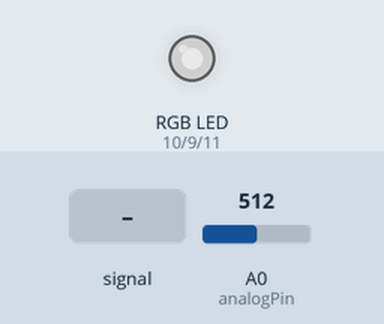
This sketch was run on a simulated Arduino Uno, built with avr-gcc and run on an emulated ATmega328P. On the bench: an RGB LED mixed from three pins (HIGH = lit). The inputs (shaded band) are chosen by the test bench; at power-on: A0 (analogPin) = 512. Dim RGB values are drawn brighter than linear; pins used as bus, display or sensor lines are not drawn.

Above: at 1.2 s.
1.3 s: A0 (analogPin) fed a 200 Hz sine of ±81 counts around its level
4.3 s: A0 (analogPin) set to 306
At 5.3 s:
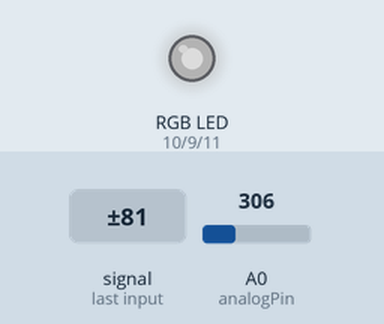
5.9 s: A0 (analogPin) fed a 1000 Hz sine of ±255 counts around its level
Timing chart, 0 to 6.6 s (numbered marks = the images above; inputs shaded):
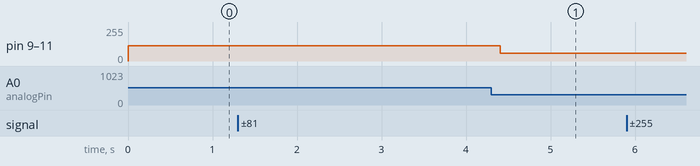

The sketch:

uno-music-leds.ino
```cpp
/* David Wang
 * Code that takes audio input from a 3.5mm cable
 * and flashes an LED strip based on the frequency
 * of the music.
 *
 * HUGE thanks to the arduino community
 * If you see your code here, I owe you my gratitude
 *
 */
// MODIFY SETTINGS TO WHAT EVER WORKS BEST FOR YOU!

int analogPin = 0; // MSGEQ7 OUT
int strobePin = 2; // MSGEQ7 STROBE
int resetPin = 4; // MSGEQ7 RESET
int spectrumValue[7];

// MSGEQ7 OUT pin produces values around 50-80
// when there is no input, so use this value to
// filter out a lot of the chaff.

int filterValue = 85;

// LED pins connected to the PWM pins on the Arduino

int ledPinR = 10;
int lastRPeak = 0;
int ledPinG = 9;
int lastGPeak = 0;
int ledPinB = 11;
int lastBPeak = 0;

void setup()
{
  // Read from MSGEQ7 OUT
  pinMode(analogPin, INPUT);
  // Write to MSGEQ7 STROBE and RESET
  pinMode(strobePin, OUTPUT);
  pinMode(resetPin, OUTPUT);

  // Set analogPin's reference voltage
  analogReference(DEFAULT); // 5V

  // Set startup values for pins
  digitalWrite(resetPin, LOW);
  digitalWrite(strobePin, HIGH);
}

void loop()
{
  // Set reset pin low to enable strobe
  digitalWrite(resetPin, HIGH);
  digitalWrite(resetPin, LOW);

  // Get all 7 spectrum values from the MSGEQ7
  for (int i = 0; i < 7; i++)
  {
    digitalWrite(strobePin, LOW);
    delayMicroseconds(30); // Allow output to settle

    spectrumValue[i] = analogRead(analogPin);

    // Constrain any value above 1023 or below filterValue
    spectrumValue[i] = constrain(spectrumValue[i], filterValue, 1023);


    // Remap the value to a number between 0 and 255
    spectrumValue[i] = map(spectrumValue[i], filterValue, 1023, 0, 255);

    digitalWrite(strobePin, HIGH);
  }

  // Write the PWM values to the LEDs
  // I find that with three LEDs, these three spectrum values work the best
  //analogWrite(ledPinR, spectrumValue[1]);
  //analogWrite(ledPinG, spectrumValue[4]);
  //analogWrite(ledPinB, spectrumValue[6]);

  // Try using peaks:

  // decrement peaks;
  lastRPeak--;
  lastGPeak--;
  lastBPeak--;

  // Compare peaks vs values
  lastRPeak = max(lastRPeak, spectrumValue[1]);
  lastGPeak = max(lastGPeak, spectrumValue[4]);
  lastBPeak = max(lastBPeak, spectrumValue[6]);

  // write peaks
  analogWrite(ledPinR, lastRPeak);
  analogWrite(ledPinG, lastGPeak);
  analogWrite(ledPinB, lastBPeak);

}
```
